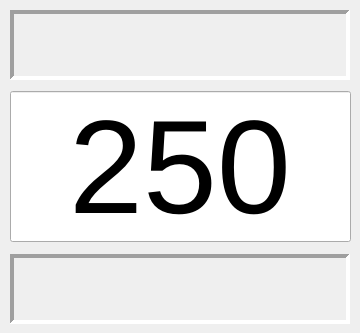
    <widget class="QWidget" name="Zone14_1">
     <widget class="QLabel" name="Zone14_1_text_label">
      <property name="geometry">
       <rect>
        <x>10</x>
        <y>10</y>
        <width>340</width>
        <height>70</height>
       </rect>
      </property>
      <property name="font">
       <font>
        <pointsize>30</pointsize>
        <weight>75</weight>
        <bold>true</bold>
       </font>
      </property>
      <property name="frameShape">
       <enum>QFrame::Panel</enum>
      </property>
      <property name="frameShadow">
       <enum>QFrame::Sunken</enum>
      </property>
      <property name="lineWidth">
       <number>4</number>
      </property>
      <property name="text">
       <string/>
      </property>
      <property name="textFormat">
       <enum>Qt::AutoText</enum>
      </property>
      <property name="alignment">
       <set>Qt::AlignCenter</set>
      </property>
     </widget>
     <widget class="QLabel" name="Zone14_1_text_unit">
      <property name="geometry">
       <rect>
        <x>10</x>
        <y>254</y>
        <width>340</width>
        <height>70</height>
       </rect>
      </property>
      <property name="font">
       <font>
        <pointsize>30</pointsize>
        <weight>75</weight>
        <bold>true</bold>
       </font>
      </property>
      <property name="frameShape">
       <enum>QFrame::Panel</enum>
      </property>
      <property name="frameShadow">
       <enum>QFrame::Sunken</enum>
      </property>
      <property name="lineWidth">
       <number>4</number>
      </property>
      <property name="text">
       <string/>
      </property>
      <property name="textFormat">
       <enum>Qt::AutoText</enum>
      </property>
      <property name="alignment">
       <set>Qt::AlignCenter</set>
      </property>
     </widget>
     <widget class="QLineEdit" name="Zone14_1_text_value">
      <property name="geometry">
       <rect>
        <x>10</x>
        <y>91</y>
        <width>341</width>
        <height>151</height>
       </rect>
      </property>
      <property name="font">
       <font>
        <pointsize>100</pointsize>
       </font>
      </property>
      <property name="text">
       <string>250</string>
      </property>
      <property name="frame">
       <bool>true</bool>
      </property>
      <property name="alignment">
       <set>Qt::AlignCenter</set>
      </property>
      <property name="readOnly">
       <bool>true</bool>
      </property>
     </widget>
    </widget>
